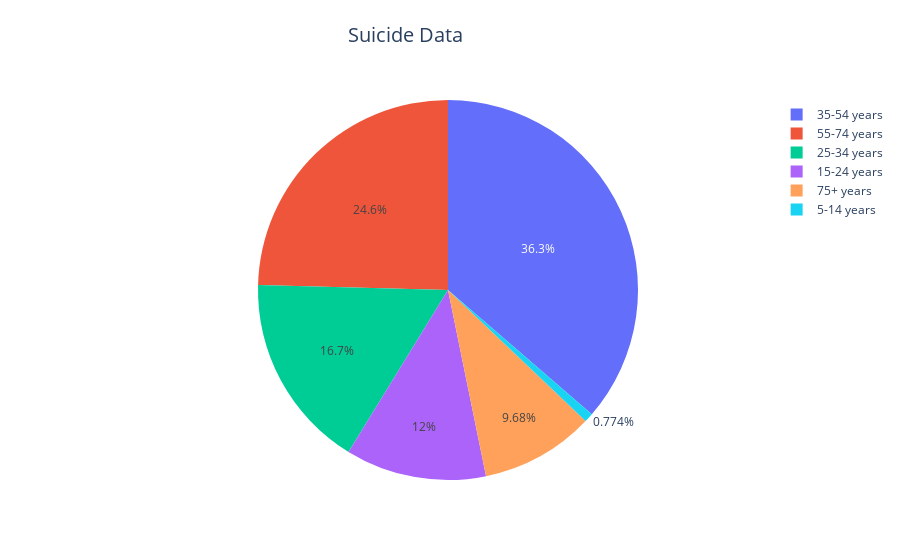

Here is the notebook cell this chart was saved with:
### Code cell
data = go.Pie(
    values = suicide['suicides_no'],
    labels = suicide['age'],
    textinfo='percent',
    hoverinfo = 'label+value'
)

layout = go.Layout(title = dict(text = 'Suicide Data',
                                 x = 0.45, y = 0.95, font_size = 20))


fig = go.Figure(data=data, layout=layout)
fig.show()

### Figure 1 — Plotly figure (JSON) as saved in the notebook; plotly's stock layout.template omitted (floating-point values rounded to 4 significant figures; data arrays with more than 128 entries replaced by an {"elided": "..."} marker saying what was removed)
{"data": [{"hoverinfo": "label+value", "labels": {"elided": "27820 str values"}, "textinfo": "percent", "type": "pie", "values": {"elided": "27820 int values"}}], "layout": {"title": {"font": {"size": 20}, "text": "Suicide Data", "x": 0.45, "y": 0.95}}}
